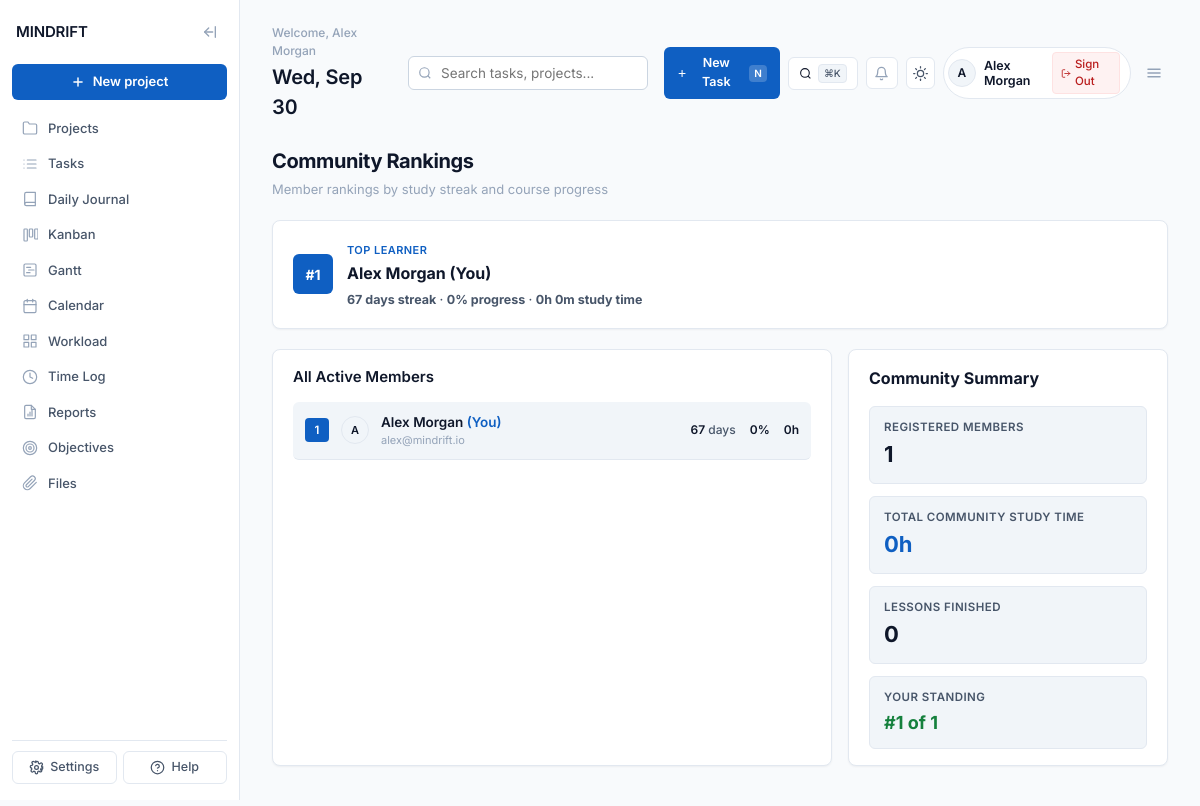
Screenshot of /community.php (signed in) with the database file from the repository.
### tables this page shows
CREATE TABLE IF NOT EXISTS `users` (
  `id` INT AUTO_INCREMENT PRIMARY KEY,
  `name` VARCHAR(100) NOT NULL,
  `email` VARCHAR(150) NOT NULL UNIQUE,
  `password` VARCHAR(255) NULL,
  `avatar_url` VARCHAR(255) NULL,
  `schedule_token` VARCHAR(64) NULL,
  `created_at` DATETIME DEFAULT CURRENT_TIMESTAMP,
  INDEX `idx_users_schedule_token` (`schedule_token`)
);

### community.php (the view, shortened to what this page needs)
<?php
$db = getDbConnection();
$userId = (int)$_SESSION['user_id'];
$stmtUser = $db->prepare("SELECT * FROM users WHERE id = :uid");
$stmtUser->execute(['uid' => $userId]);
$user = $stmtUser->fetch();
$stmtAgg = $db->query("
    SELECT
        COUNT(*) AS total_members,
        COALESCE(SUM(study_hours), 0) AS total_hours,
        COALESCE(SUM(weekly_lessons_current), 0) AS total_lessons
    FROM user_stats
");
$communityStats = $stmtAgg->fetch();
$totalMembers = max(1, (int)($communityStats['total_members'] ?? 1));
$totalHoursAcrossCommunity = (int)($communityStats['total_hours'] ?? 0);
$totalLessonsAcrossCommunity = (int)($communityStats['total_lessons'] ?? 0);
$stmtLeaderboard = $db->query("
    SELECT
        u.id,
        u.name,
        u.email,
        COALESCE(s.learning_streak, 0) AS learning_streak,
        COALESCE(s.longest_streak, 0) AS longest_streak,
        COALESCE(s.course_progress_pct, 0) AS course_progress_pct,
        COALESCE(s.study_hours, 0) AS study_hours,
        COALESCE(s.study_minutes, 0) AS study_minutes,
        COALESCE(s.weekly_lessons_current, 0) AS weekly_lessons_current
    FROM users u
    LEFT JOIN user_stats s ON u.id = s.user_id
    ORDER BY s.learning_streak DESC, s.course_progress_pct DESC, u.id ASC
    LIMIT 100
");
$leaderboard = $stmtLeaderboard->fetchAll();
$topUser = $leaderboard[0] ?? null;
$myRank = null;
foreach ($leaderboard as $idx => $m) {
    if ((int)$m['id'] === $userId) {
        $myRank = $idx + 1;
        break;
    }
}
include __DIR__ . '/includes/head.php';
?>
</head>
<body>
<div class="app" id="app">
  <?php include __DIR__ . '/includes/sidebar.php'; ?>
  <main class="main">
    <?php include __DIR__ . '/includes/header.php'; ?>
    <div class="comm-header">
      <h2 class="comm-title">Community Rankings</h2>
      <p style="margin:4px 0 0; color:var(--muted); font-size:13px; font-weight:400;">Member rankings by study streak and course progress</p>
    </div>
    <?php if ($topUser): ?>
      <div class="top-spotlight-card">
        <div class="top-spotlight-left">
          <div class="spotlight-rank-badge">#1</div>
          <div>
            <span class="spotlight-rank">Top Learner</span>
            <h3 class="spotlight-name"><?= htmlspecialchars($topUser['name']); ?> <?= ($topUser['id'] == $userId) ? '(You)' : ''; ?></h3>
            <span class="spotlight-meta"><b><?= (int)$topUser['learning_streak']; ?> days streak</b> · <b><?= round($topUser['course_progress_pct']); ?>% progress</b> · <b><?= (int)$topUser['study_hours']; ?>h <?= (int)$topUser['study_minutes']; ?>m study time</b></span>
          </div>
        </div>
      </div>
    <?php endif; ?>
    <div class="comm-grid">
      <div class="card card-block">
        <h3 style="margin:0 0 14px; font-size:15px; font-weight:600;">All Active Members</h3>
        <?php
        $rank = 1;
        foreach ($leaderboard as $member):
          $isMe = ($member['id'] == $userId);
          $rankClass = ($rank == 1) ? 'rank-1' : (($rank == 2) ? 'rank-2' : (($rank == 3) ? 'rank-3' : 'rank-other'));
          $initial = strtoupper(substr($member['name'], 0, 1));
        ?>
          <div class="leader-item <?= $isMe ? 'is-me' : ''; ?>">
            <div style="display:flex; align-items:center; gap:12px;">
              <span class="rank-badge <?= $rankClass; ?>"><?= $rank; ?></span>
              <div class="avatar-circle" style="width:28px; height:28px; font-size:11px;"><?= $initial; ?></div>
              <div>
                <div style="font-size:13.5px; font-weight:600; color:var(--ink);">
                  <?= htmlspecialchars($member['name']); ?> <?= $isMe ? '<span style="color:var(--blue); font-weight:600;">(You)</span>' : ''; ?>
                </div>
                <div style="font-size:11px; color:var(--muted);"><?= htmlspecialchars($member['email']); ?></div>
              </div>
            </div>
            <div class="user-stats-pill">
              <span class="stat-badge"><b><?= (int)$member['learning_streak']; ?></b> days</span>
              <span class="stat-badge"><b><?= round($member['course_progress_pct']); ?>%</b></span>
              <span class="stat-badge"><b><?= (int)$member['study_hours']; ?>h</b></span>
            </div>
          </div>
        <?php
        $rank++;
        endforeach;
        ?>
      </div>
      <div class="card card-block">
        <h3 style="margin:0 0 16px; font-size:16px; font-weight:700;">Community Summary</h3>
        <div style="display:flex; flex-direction:column; gap:12px;">
          <div style="padding:12px 14px; background:var(--bg-subtle); border-radius:var(--radius-sm); border:1px solid var(--border-base);">
            <div style="font-size:11.5px; font-weight:600; color:var(--text-secondary); text-transform:uppercase; letter-spacing:0.04em;">Registered Members</div>
            <div style="font-size:22px; font-weight:700; color:var(--text-primary); margin-top:2px;"><?= (int)$totalMembers; ?></div>
          </div>
          <div style="padding:12px 14px; background:var(--bg-subtle); border-radius:var(--radius-sm); border:1px solid var(--border-base);">
            <div style="font-size:11.5px; font-weight:600; color:var(--text-secondary); text-transform:uppercase; letter-spacing:0.04em;">Total Community Study Time</div>
            <div style="font-size:22px; font-weight:700; color:var(--brand-primary); margin-top:2px;"><?= (int)$totalHoursAcrossCommunity; ?>h</div>
          </div>
          <div style="padding:12px 14px; background:var(--bg-subtle); border-radius:var(--radius-sm); border:1px solid var(--border-base);">
            <div style="font-size:11.5px; font-weight:600; color:var(--text-secondary); text-transform:uppercase; letter-spacing:0.04em;">Lessons Finished</div>
            <div style="font-size:22px; font-weight:700; color:var(--text-primary); margin-top:2px;"><?= (int)$totalLessonsAcrossCommunity; ?></div>
          </div>
          <div style="padding:12px 14px; background:var(--bg-subtle); border-radius:var(--radius-sm); border:1px solid var(--border-base);">
            <div style="font-size:11.5px; font-weight:600; color:var(--text-secondary); text-transform:uppercase; letter-spacing:0.04em;">Your Standing</div>
            <div style="font-size:18px; font-weight:700; color:var(--status-done-text); margin-top:2px;">#<?= (int)$myRank; ?> of <?= (int)$totalMembers; ?></div>
          </div>
        </div>
      </div>
    </div>
  </main>
</div>
</body>
</html>

### includes/header.php (shortened to what this page needs)
<header class="topbar">
  <div>
    <p class="greeting">Welcome, <?= htmlspecialchars($user['name'] ?? 'User'); ?></p>
    <h1 class="date" id="todayDate"><?= date('l, M j'); ?></h1>
  </div>
  <div class="topbar-search">
    <input type="text" id="globalSearchInput" placeholder="Search tasks, projects..." class="form-input" style="padding-left:32px; border-radius:var(--radius-sm); height:34px;" />
    <svg width="14" height="14" viewBox="0 0 24 24" fill="none" stroke="currentColor" stroke-width="2" style="position:absolute; left:10px; top:50%; transform:translateY(-50%); color:var(--text-muted);"><circle cx="11" cy="11" r="8"/><line x1="21" y1="21" x2="16.65" y2="16.65"/></svg>
  </div>
  <div class="topbar-right">
    <button class="btn-primary" id="quickTaskTriggerBtn" title="Quick Add Task (Press N)" type="button" style="padding:6px 12px; font-size:12.5px;">
      <svg width="13" height="13" viewBox="0 0 24 24" fill="none" stroke="currentColor" stroke-width="2.5" stroke-linecap="round" stroke-linejoin="round"><line x1="12" y1="5" x2="12" y2="19"/><line x1="5" y1="12" x2="19" y2="12"/></svg>
      <span>New Task</span>
      <kbd style="padding:1px 5px; font-size:10px; background:rgba(255,255,255,0.2); border-radius:var(--radius-xs); font-family:inherit; color:#fff; margin-left:4px;">N</kbd>
    </button>
    <button class="btn-secondary" id="cmdPaletteTriggerBtn" title="Press Ctrl+K or Cmd+K" type="button" aria-label="Open Command Palette" style="padding:6px 10px; font-size:12.5px;">
      <svg width="13" height="13" viewBox="0 0 24 24" fill="none" stroke="currentColor" stroke-width="2"><circle cx="11" cy="11" r="8"/><line x1="21" y1="21" x2="16.65" y2="16.65"/></svg>
      <kbd style="padding:1px 5px; font-size:10px; background:var(--bg-subtle); border:1px solid var(--border-base); border-radius:var(--radius-xs); font-family:inherit; color:var(--text-secondary);">⌘K</kbd>
    </button>
    <div style="position:relative;">
      <button class="icon-btn" id="notifBellBtn" title="Notifications" type="button" aria-label="Notifications" style="border:1px solid var(--border-base); border-radius:var(--radius-sm); background:var(--bg-surface);">
        <svg width="15" height="15" viewBox="0 0 24 24" fill="none" stroke="currentColor" stroke-width="2" stroke-linecap="round" stroke-linejoin="round"><path d="M18 8A6 6 0 0 0 6 8c0 7-3 9-3 9h18s-3-2-3-9"/><path d="M13.73 21a2 2 0 0 1-3.46 0"/></svg>
      </button>
    </div>
    <button class="theme-toggle-btn" id="themeToggleBtn" title="Toggle Light / Dark Mode" aria-label="Toggle Theme">
    </button>
    <div class="user-profile-badge">
      <div class="avatar-circle"><?= strtoupper(substr($user['name'] ?? 'U', 0, 1)); ?></div>
      <div class="user-info">
        <span class="user-name"><?= htmlspecialchars($user['name'] ?? 'User'); ?></span>
      </div>
      <a href="api/logout.php" class="btn-logout" title="Sign Out">
        <svg width="13" height="13" viewBox="0 0 24 24" fill="none" stroke="currentColor" stroke-width="2" stroke-linecap="round" stroke-linejoin="round"><path d="M9 21H5a2 2 0 0 1-2-2V5a2 2 0 0 1 2-2h4"/><polyline points="16 17 21 12 16 7"/><line x1="21" y1="12" x2="9" y2="12"/></svg>
        <span>Sign Out</span>
      </a>
    </div>
    <button class="icon-btn mobile-menu-btn" id="mobileMenuBtn" aria-label="Toggle navigation menu" title="Toggle Navigation">
      <svg width="18" height="18" viewBox="0 0 24 24" fill="none" stroke="currentColor" stroke-width="2" stroke-linecap="round" stroke-linejoin="round"><line x1="4" y1="7" x2="20" y2="7"/><line x1="4" y1="12" x2="20" y2="12"/><line x1="4" y1="17" x2="20" y2="17"/></svg>
    </button>
  </div>
</header>

### community.php (style rules this page uses)
.comm-header { margin-bottom: 20px; }
.comm-title { margin: 0; font-size: 20px; font-weight: 700; letter-spacing: -0.02em; color: var(--text-primary); }
.top-spotlight-card { background: var(--bg-surface); border: 1px solid var(--border-base); padding: 18px 20px; border-radius: var(--radius-md); box-shadow: var(--shadow-sm); display: flex; align-items: center; justify-content: space-between; margin-bottom: 20px; flex-wrap: wrap; gap: 12px; }
.top-spotlight-left { display: flex; align-items: center; gap: 14px; }
.spotlight-rank-badge { width: 40px; height: 40px; border-radius: var(--radius-sm); background: var(--brand-primary); color: #fff; display: flex; align-items: center; justify-content: center; font-size: 14px; font-weight: 700; flex-shrink: 0; }
.spotlight-rank { font-size: 11px; font-weight: 600; text-transform: uppercase; color: var(--brand-primary); letter-spacing: 0.04em; }
.spotlight-name { font-size: 16px; font-weight: 700; color: var(--text-primary); margin: 2px 0 4px; }
.spotlight-meta { font-size: 12.5px; color: var(--text-secondary); font-weight: 500; }
.comm-grid { display: grid; grid-template-columns: 7fr 4fr; gap: 16px; }
.leader-item { display: flex; align-items: center; justify-content: space-between; padding: 10px 12px; border-bottom: 1px solid var(--border-base); border-radius: var(--radius-sm); transition: background 0.15s ease; }
.leader-item.is-me { background: var(--bg-subtle); }
.rank-badge { width: 24px; height: 24px; border-radius: var(--radius-xs); display: flex; align-items: center; justify-content: center; font-size: 11.5px; font-weight: 600; flex-shrink: 0; }
.rank-1 { background: var(--brand-primary); color: #fff; }
.user-stats-pill { display: flex; align-items: center; gap: 14px; }
.stat-badge { font-size: 12px; font-weight: 500; color: var(--text-secondary); }
.stat-badge b { color: var(--text-primary); font-weight: 600; }

### rows the page displays
users: name "Alex Morgan", name "A", shows "(You)", email "alex@mindrift.io", learning_streak "67", course_progress_pct "0", study_hours "0"

### other values shown
$topUser['learning_streak'] "67"
$topUser['course_progress_pct'] "0"
$topUser['study_hours'] "0"
$topUser['study_minutes'] "0"
$totalMembers "1"
$totalHoursAcrossCommunity "0"
$totalLessonsAcrossCommunity "0"
$myRank "1"
